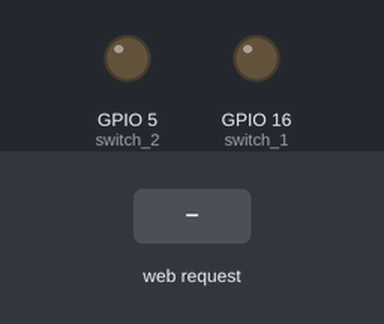
Bench run of a sketch on a simulated ESP8266 (NodeMCU). Shown: output pins drawn as LEDs (lit = HIGH). The test bench sets the inputs (shaded band). WiFi joins after 1.5 s; servers stay silent unless stated; what the sketch prints to the serial monitor is not drawn.

Above: at 2.7 s.
2.8 s: HTTP request GET /switch1state received
At 3.3 s:
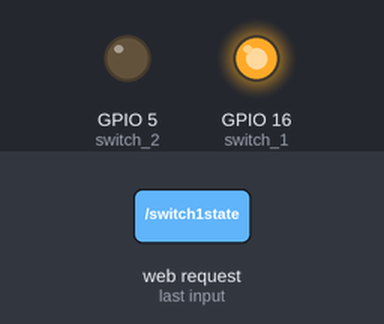
4.3 s: HTTP request GET /switch2state received
At 5.5 s:
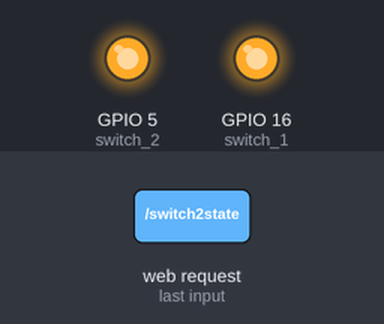
5.8 s: HTTP request GET /switch1state received
At 6.8 s:
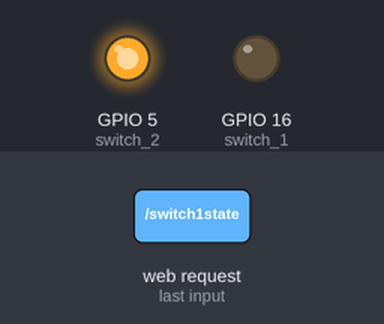
Timing chart, 0 to 8.8 s (numbered marks = the images above; inputs shaded):
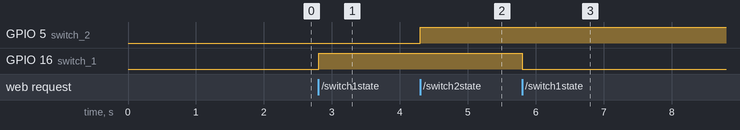

The sketch:

UnSecureEmbeddedServerIOT_V01.ino
```cpp
#include <ESP8266WiFi.h>
#include <WiFiClient.h>
#include <ESP8266WebServer.h>
#include "new_index.h"
//IPAddress ip(192,168,1,8); // Creating static IP
//IPAddress gateway(192,168,1,1);
//IPAddress subnet(255,255,255,0);
ESP8266WebServer server(80);
#ifndef STASSID
#define STASSID "vivo 1718" // Your SSID
#define STAPSK  "satusamhu" // Your PSK
#endif
const char* ssid = STASSID;
const char* password = STAPSK;
uint8_t switch_1 = 16;
uint8_t switch_2 = 5;
uint8_t sensor_input = 4; //echo pin
uint8_t sensor_output = 2; // trig pin
int distances;
double durations;
void setup()
{
  pinMode(switch_1, OUTPUT);
  pinMode(switch_2, OUTPUT);
  pinMode(sensor_input,INPUT);
  pinMode(sensor_output,OUTPUT);
  //WiFi.config(ip,gateway,subnet); // static
  WiFi.begin(ssid,password);
  Serial.begin(115200);
  while(WiFi.status()!=WL_CONNECTED)
  {
    Serial.print(".");
    delay(500);
  }
  Serial.println("");
  Serial.print("Go The This IP: http://");
  Serial.println(WiFi.localIP());
  server.on("/",[](){server.send_P(200,"text/html", MyWebPage);});
  server.on("/switch1state",getSwitch1State);
  server.on("/switch2state",getSwitch2State);
  server.on("/readSensor1", Sensor1Data);
  server.begin();
  Serial.println("HTTP server started");
}

void loop()
{
  server.handleClient();
  delay(5);
}
void getSwitch1State()
{
  toggleSwitch1();
  String switch1_state = digitalRead(switch_1) ? "OFF" : "ON";
  server.send(200,"text/html", switch1_state);
}
void getSwitch2State()
{
  toggleSwitch2();
  String switch2_state = digitalRead(switch_2) ? "ON" : "OFF";
  server.send(200,"text/html", switch2_state);
}
void toggleSwitch1()
{
  digitalWrite(switch_1,!digitalRead(switch_1));
}

void toggleSwitch2()
{
  digitalWrite(switch_2,!digitalRead(switch_2));
}

void Sensor1Data() {
 digitalWrite(sensor_output,LOW);
 delayMicroseconds(2);
 digitalWrite(sensor_output,HIGH);
 delayMicroseconds(10);
 digitalWrite(sensor_output,LOW);
 durations = pulseIn(sensor_input,HIGH);
 distances = 0.0343 * durations/2;
 String sensor1Value = String(distances);
 server.send(200, "text/html", sensor1Value); //Send ADC value only to client ajax request
}
```

new_index.h
```cpp
char MyWebPage[] PROGMEM = R"=====(
<!DOCTYPE html>
<html lang="en">
<head>
<title>SECURE EMBEDDED SERVER</title>
<meta charset="utf-8">
<meta name="viewport" content="width=device-width, initial-scale=1">
<style>
* {
  box-sizing: border-box;
}
body {
  font-family: Arial, Helvetica, sans-serif;
  background: #fff;;
}
header {
  background-color: #07816b;
  padding: 30px;
  font-size: 20px;
  color: white;
}
nav {
  float: left;
  width: 30%;
  height: 300px;
  background-color: #500000;
  padding: 20px;
}
nav ul {
  list-style-type: none;
  padding: 0;
}
article {
  color: white;
  float: left;
  padding: 20px;
  width: 70%;
  background-color: #500000;
  height: 300px;
}
section:after {
  content: "";
  display: table;
  clear: both;
}
footer {
  background-color: #777;
  padding: 10px;
  text-align: center;
  color: white;
}
@media (max-width: 600px) {
  nav, article {
    width: 100%;
    height: auto;
  }
}
</style>
</head>
<body>
<h2>SECURE IOT SERVER USING NODE MCU</h2>
<p>In this example, We can Monitor the Sensor Value Data, and controls all the electronic components </p>
<p>This Web pages is created using simple html,css, ajax and java scripts</p>
<header>
  <div>
  <p>SWITCH 1 STATUS: <span id="switch1-state">___</span></p>
  <button onclick="myFunction1()"> SWITCH </button>
  <p>SWITCH 2 STATUS: <span id="switch2-state">___</span></p>
  <button onclick="myFunction2()"> SWITCH </button>
  </div>
  <div>
  <h6 style="font-size: 20px;">SENSOR DATA:<span id="SENSOR1Value" style="color: red;">0</span>  This is the data reading from the sensor</h6>
  </div>
</header>
<section>
  <nav>
  </nav>

  <article>
    <h1>Internet Of Things(IOT)</h1>
    <p>The Internet of things (IoT) is the extension of Internet connectivity into physical devices and everyday objects. Embedded with electronics, Internet connectivity,</p>
    <p>and other forms of hardware (such as sensors), these devices can communicate and interact with others over the Internet, and they can be remotely monitored and controlled.</p>
    <p>The IoT concept has faced prominent criticism, especially in regards to privacy and security concerns related to these devices and their intention of pervasive presence.</p>
  </article>
</section>
<footer>
  <p>TLS/SSL Embedded Servers Presented By Edulife India Banglore</p>
</footer>
</body>
<script>
function myFunction1()
{
  console.log("button 1 was clicked");
  var xmlRequest = new XMLHttpRequest();
  var url1 = "/switch1state";
  xmlRequest.onreadystatechange = function() {
    if(this.readyState == 4 && this.status == 200)
    {
      document.getElementById("switch1-state").innerHTML = this.responseText;
    }
  };
  xmlRequest.open("GET",url1,true);
  xmlRequest.send();
};
document.addEventListener('DOMContentLoaded', myFunction1, false);

function myFunction2()
{
  console.log("button 2 was clicked");
  var xmlRequest = new XMLHttpRequest();
  var url2 = "/switch2state";
  xmlRequest.onreadystatechange = function() {
    if(this.readyState == 4 && this.status == 200)
    {
      document.getElementById("switch2-state").innerHTML = this.responseText;
    }
  };
  xmlRequest.open("GET",url2,true);
  xmlRequest.send();
};
document.addEventListener('DOMContentLoaded', myFunction2, false);

setInterval(function() {
  // Call a function repetatively with 2 Second interval
  getData();
}, 1000); //2000mSeconds update rate

function getData() {
  var xhttp = new XMLHttpRequest();
  var url3 = "/readSensor1";
  xhttp.onreadystatechange = function() {
    if (this.readyState == 4 && this.status == 200) {
      document.getElementById("SENSOR1Value").innerHTML =
      this.responseText;
    }
  };
  xhttp.open("GET",url3, true);
  xhttp.send();
}
</script>
</html>
)=====";
```

Measured:
- after the input at 2.8 s, GPIO 16 (switch_1): LOW → HIGH at once
- after the input at 4.3 s, GPIO 5 (switch_2): LOW → HIGH at once
- after the input at 5.8 s, GPIO 16 (switch_1): HIGH → LOW at once
